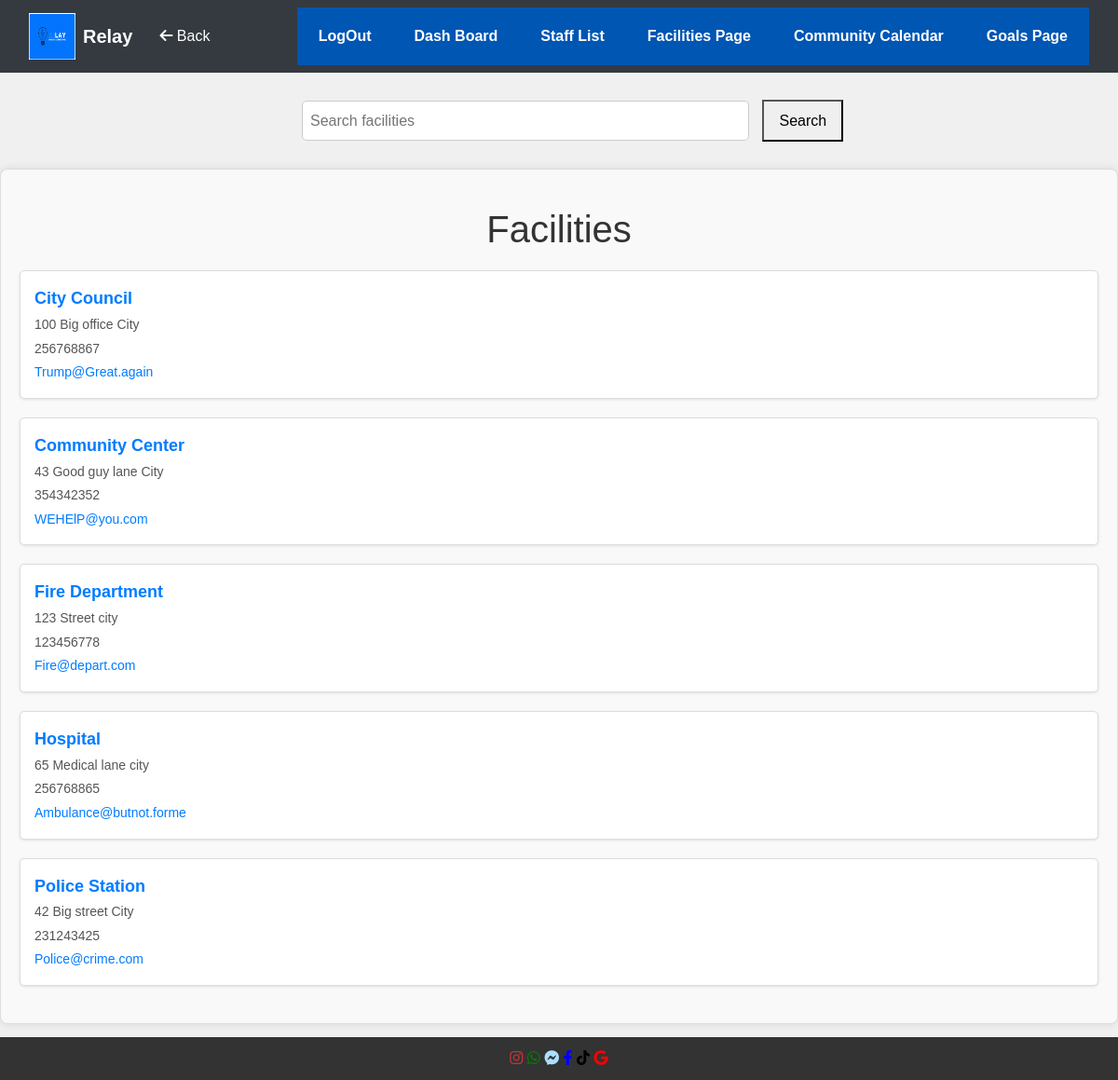
The app's page /facilityList.php with its own data.
### tables this page shows
CREATE TABLE "Facilities"
(
    FacilityID integer not null
        constraint Facilites_pk
            primary key autoincrement,
    Name       text    not null,
    Address    text    not null,
    Number     integer not null,
    Email      text    not null
);

### facilityList.php (called while the page is built)
<?php
include 'models/FacilityData.php';
$db = new PDO('sqlite:database.sqlite');
$facilityData = new FacilityData($db);
$searchQuery = $_GET['search'] ?? '';
$facilities = empty($searchQuery)
    ? $facilityData->getAllFacilities()
    : $facilityData->searchFacilities($searchQuery);
include 'views/facilityList.phtml';

### Models/FacilityData.php (called while the page is built, shortened)
<?php
class FacilityData {
    private $db;
    public function __construct($db) {
        $this->db = $db;
    }
    public function getAllFacilities() {
        $query = "SELECT * FROM Facilities ORDER BY Name ASC";
        $stmt = $this->db->prepare($query);
        $stmt->execute();
        return $stmt->fetchAll(PDO::FETCH_ASSOC);
    }
}

### Views/facilityList.phtml (the view)
<?php include 'views/template/header.phtml'; ?>
<body>
<div class="search-container">
    <form method="get" action="facilities.php">
        <input class="search-input" type="text" id="search" name="search" placeholder="Search facilities" value="<?= htmlspecialchars($searchQuery) ?>">
        <button class="search-button" type="submit">Search</button>
    </form>
</div>
<div class="container">
    <div class="facilities-list">
        <h1>Facilities</h1>
        <ul>
            <?php if (!empty($facilities)): ?>
                <?php foreach ($facilities as $facility): ?>
                    <li class="facility-item">
                        <strong class="facility-name"><?= htmlspecialchars($facility['Name']) ?></strong><br>
                        <small class="facility-address"><?= htmlspecialchars($facility['Address']) ?></small><br>
                        <span class="facility-number"><?= htmlspecialchars($facility['Number']) ?></span><br>
                        <a class="facility-email" href="mailto:<?= htmlspecialchars($facility['Email']) ?>"><?= htmlspecialchars($facility['Email']) ?></a>
                    </li>
                <?php endforeach; ?>
            <?php else: ?>
                <p class="no-results">No facilities found.</p>
            <?php endif; ?>
        </ul>
    </div>
</div>
<?php include 'views/template/footer.phtml'; ?>

### css/styles.css (style rules this page uses)
body, h1, h2, h3, p, ul, li { margin: 0; padding: 0; box-sizing: border-box; }
body { font-family: Arial, sans-serif; background-color: #f0f0f0; color: #333; line-height: 1.6; padding-bottom: 5vw; }
h1 { text-align: center; color: #333; margin-bottom: 20px; }
.container { max-width: 70%; margin: 20px auto; background: #fff; padding: 20px; border: 1px solid #ddd; border-radius: 8px; box-shadow: 0 0 10px rgba(0, 0, 0, 0.1); }
.search-container { display: inline; justify-content: center; width: 75%; margin: 20px auto; }
.search-container input[type="text"] { width: 40%; padding: 8px; font-size: 16px; margin-right: 10px; margin-left: 27vw; }
.search-container button[type="submit"] { padding: 8px 16px; font-size: 16px; cursor: pointer; }
form { margin: 20px 0; }
form input[type="text"], form input[type="email"], form input[type="number"], form textarea { width: 100%; padding: 10px; margin: 10px 0; border: 1px solid #ccc; border-radius: 5px; }
.container { max-width: 800px; margin: 20px auto; padding: 20px; background-color: #f9f9f9; border: 1px solid #ddd; border-radius: 8px; }
.search-input { flex: 1; padding: 10px; font-size: 1rem; border: 1px solid #ccc; border-radius: 4px; }
ul { list-style: none; padding-left: 0; }
li { padding: 0; margin: 0; }
.facilities-list { margin-top: 20px; }
.facilities-list h1 { text-align: center; color: #333; margin-bottom: 20px; }
.facilities-list ul { list-style: none; padding: 0; }
.facility-item { margin-bottom: 20px; padding: 15px; background-color: #fff; border: 1px solid #ddd; border-radius: 5px; box-shadow: 0 1px 3px rgba(0, 0, 0, 0.1); }
.facility-name { font-size: 18px; font-weight: bold; color: #007bff; }
.facility-address { font-size: 14px; color: #555; }
.facility-number { font-size: 14px; color: #555; }
.facility-email { font-size: 14px; color: #007bff; text-decoration: none; }
.container { max-width: 1200px; margin: 0 auto; padding: 20px; }

### records on screen
facilities: Name "City Council", Address "100 Big office City", Number "256768867", Email "Trump@Great.again"
facilities: Name "Community Center", Address "43 Good guy lane City", Number "354342352", Email "WEHElP@you.com"
facilities: Name "Fire Department", Address "123 Street city", Number "123456778", Email "Fire@depart.com"
facilities: Name "Hospital", Address "65 Medical lane city", Number "256768865", Email "Ambulance@butnot.forme"
facilities: Name "Police Station", Address "42 Big street City", Number "231243425", Email "Police@crime.com"
